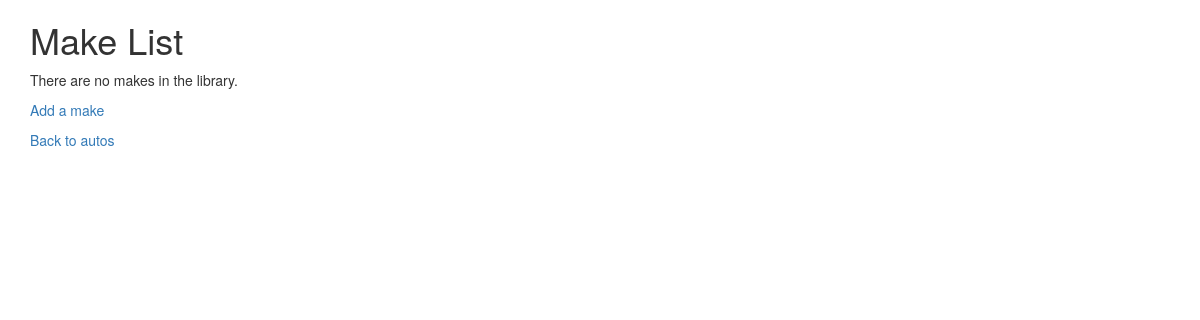
The page /autos/lookup/ (signed in) on the database as committed earlier.
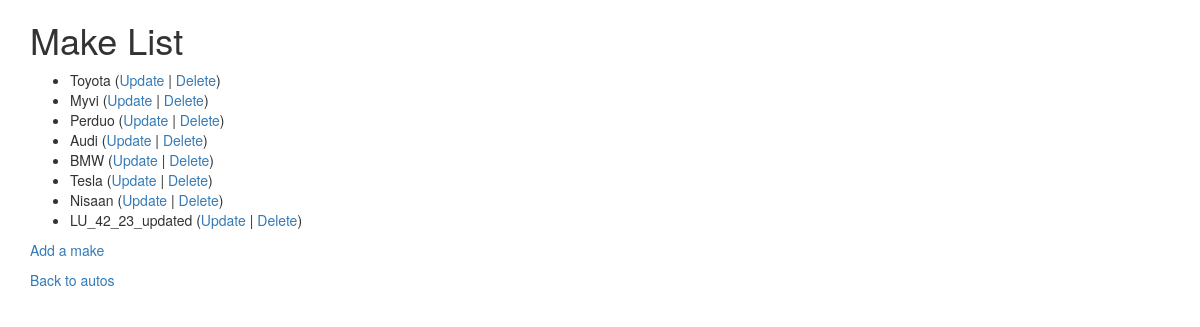
The same page on the database as committed later.
### autos/models.py (models this page shows, shortened)
class Make(models.Model):
    name = models.CharField(
            max_length=200,
            help_text='Enter a make (e.g. Dodge)',
            validators=[MinLengthValidator(2, "Make must be greater than 1 character")]
    )

### autos/views.py (the view)
# urls.py: path('lookup/', views.MakeView.as_view(), name='make_list'),
class MakeView(LoginRequiredMixin, View):
    def get(self, request):
        ml = Make.objects.all()
        ctx = {'make_list': ml}
        return render(request, 'autos/make_list.html', ctx)

### autos/templates/autos/make_list.html
{% extends "base_bootstrap.html" %}
{% block content %}
  <h1>Make List</h1>
  {% if make_list %}
  <ul>
    {% for make in make_list %}
      <li>
          {{ make.name }}
         (<a href="{% url 'autos:make_update' make.id %}">Update</a> |
          <a href="{% url 'autos:make_delete' make.id %}">Delete</a>)
      </li>
    {% endfor %}
  </ul>
  {% else %}
    <p>There are no makes in the library.</p>
  {% endif %}
  <p><a href="{% url 'autos:make_create' %}">Add a make</a></p>
  <p>
    <a href="{% url 'autos:all' %}">Back to autos</a>
  </p>
{% endblock %}

Rows that differ between the two databases and show on the page:
added Make: name "Toyota"
added Make: name "Myvi"
added Make: name "Perduo"
added Make: name "Audi"
added Make: name "BMW"
added Make: name "Tesla"
added Make: name "Nisaan"
added Make: name "LU_42_23_updated"
Other text that changed with them:
text no longer shown: "There are no makes in the library."
